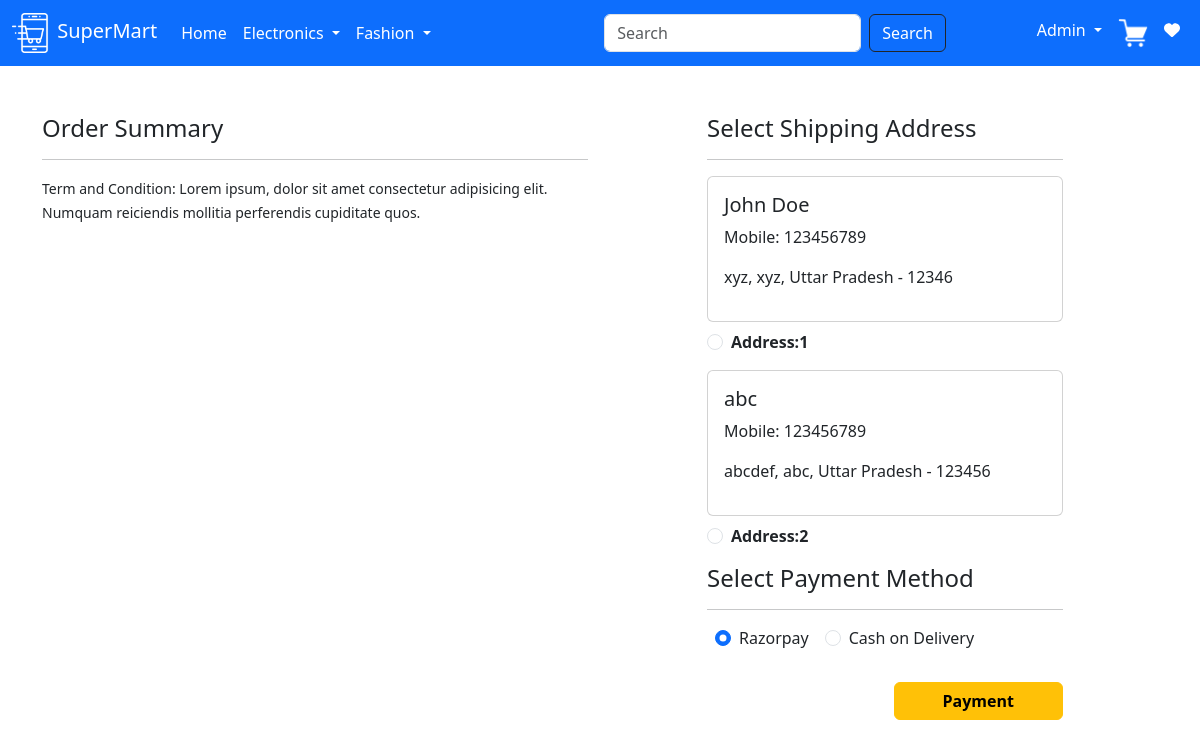
Screenshot of /checkout/ (signed in) with the database file from the repository.
### app/models.py (models this page shows)
class Customer(models.Model):
    user = models.ForeignKey(User,on_delete=models.CASCADE)
    name = models.CharField(max_length=200)
    locality = models.CharField(max_length=200)
    city = models.CharField(max_length=50)
    mobile = models.IntegerField(default=0)
    zipcode = models.IntegerField()
    state = models.CharField(choices=STATE_CHOICES,max_length=50)
    def __str__(self):
        return self.name

### app/views.py (the view, shortened to what this page needs)
# urls.py: path('checkout/',views.checkout.as_view(), name='checkout'),
@method_decorator(login_required, name='dispatch')
class checkout(View):
    def get(self, request):
        totalitem = 0
        wishitem = 0
        buy_now_flag = request.GET.get('buy_now', None)  # Check if 'buy_now' flag is passed in the URL
        print("buy_now_flag: ",buy_now_flag)
        if request.user.is_authenticated:
            totalitem = len(Cart.objects.filter(user=request.user))
            wishitem = len(Wishlist.objects.filter(user=request.user))
        user = request.user
        add = Customer.objects.filter(user=user)  # User address information
        print("Addresses: ", add)
        cart_items = None
        buy_now_item = None
        famount = 0
        if buy_now_flag:  # If 'buy_now' flag is set
            buy_now_item = BuyNow.objects.filter(user=user).first()  # Fetch the Buy Now item
            print("buy_now_item:",buy_now_item)
            if buy_now_item:
                famount = buy_now_item.quantity * buy_now_item.product.discounted_price
                totalamount = famount + 40  # Add shipping cost
        else:
            cart_items = Cart.objects.filter(user=user)  # Fetch cart items if no 'buy_now' flag
            for p in cart_items:
                value = p.quantity * p.product.discounted_price
                famount += value
        totalamount = famount + 40  # Add shipping cost
        razoramount = int(totalamount * 100)
        client = razorpay.Client(auth=(settings.RAZOR_KEY_ID, settings.RAZOR_KEY_SECRET))
        data = {"amount": razoramount, "currency": "INR", "receipt": "order_rcptid_12"}
        payment_response = client.order.create(data=data)
        order_id = payment_response['id']
        order_status = payment_response['status']
        context = {
            'totalitem': totalitem,
            'wishitem': wishitem,
            'buy_now_flag': buy_now_flag,
            'add': add,
            'cart_items': cart_items,
            'buy_now_item': buy_now_item,
            'totalamount': totalamount,
            'razoramount': razoramount,
            'order_id': order_id,
        }
        print("Addresses in context: ", add)
        return render(request, 'app/checkout.html', context)

### app/templates/app/checkout.html (shortened to what this page needs)
{% extends "app/base.html" %}
{% load static %}
{% block main-content %}
  <div class="container">
    <div class="row mt-5">
        <div class="col-sm-6 mb-5">
            <h4>Order Summary</h4>
            <hr>
            <small>Term and Condition: Lorem ipsum, dolor sit amet consectetur adipisicing elit.
               Numquam reiciendis mollitia perferendis cupiditate quos. </small>
        </div>
        <div class="col-sm-4 offset-sm-1 ">
            <h4>Select Shipping Address</h4>
            <hr>
            {% if add %}
              <form action="/paymentdone" method="post" id="myform">
                  {% for ad in add %}
                    <div class="card">
                      <div class="card-body">
                          <h5>{{ad.name}}</h5>
                          <p>Mobile: {{ad.mobile}} </p>
                          <p>{{ad.locality}}, {{ad.city}}, {{ad.state}} - {{ad.zipcode}}</p>
                      </div>
                    </div>
                    <div class="form-check mt-2 mb-3">
                      <input class="form-check-input" type="radio" name="custid" id="custadd{{forloop.counter}}" value="{{ad.id}}">
                      <label class="form-check-label fw-bold" for="custadd{{forloop.counter}}">Address:{{forloop.counter}}</label>
                    </div>
                  {% endfor %}
                  <h4>Select Payment Method</h4>
                  <hr>
                  <div class="d-flex">
                      <div class="form-check mb-3 mx-2 ">
                        <input class="form-check-input" type="radio" name="payment_method" id="razorpay" value="razorpay" checked>
                        <label class="form-check-label" for="razorpay">
                          Razorpay
                        </label>
                      </div>
                      <div class="form-check mb-3 mx-2">
                        <input class="form-check-input" type="radio" name="payment_method" id="cod" value="cod">
                        <label class="form-check-label" for="cod">
                        Cash on Delivery
                        </label>
                      </div>
                  </div>
                  <div class="text-end">
                      <button id="payment-button" type="submit" class="btn btn-warning mt-3 mb-5 px-5 fw-bold">Payment</button>
                  </div>
              </form>
            {% else %}
                <p>No shipping addresses available. Please add an address before proceeding.</p>
            {% endif %}
        </div>
    </div>
  </div>
{% endblock main-content %}

### app/templates/app/base.html (shortened to what this page needs)
<!DOCTYPE html>
{% load static %}
<html lang="en">
<head>
    <link rel="stylesheet" href="https://cdn.jsdelivr.net/npm/bootstrap@5.3.3/dist/css/bootstrap.min.css">
    <link rel="stylesheet" href="{% static 'app/css/all.min.css' %}">
    <link rel="stylesheet" href="{% static 'app/css/owl.carousel.min.css' %}">
    <link rel="stylesheet" href="{% static 'app/css/style.css' %}">
</head>
<body>
    <nav class="navbar navbar-expand-lg bg-primary">
        <div class="container-fluid">
          <a class="navbar-brand  text-white" href="/">
            <img src="{% static 'app/images/banner/logo.png' %}"
            width="40px" alt="logo"> SuperMart</a>
          <div class="collapse navbar-collapse" id="navbarSupportedContent">
            <ul class="navbar-nav me-auto mb-2 mb-lg-0">
              {% if request.user.is_authenticated %}
              <li class="nav-item">
                <a class="nav-link active text-white" aria-current="page" href="/">Home</a>
              </li>
              <li class="nav-item dropdown">
                <a class="nav-link dropdown-toggle text-white" href="#" role="button" data-bs-toggle="dropdown" aria-expanded="false">
                  Electronics
                </a>
              </li>
              <li class="nav-item dropdown">
                <a class="nav-link dropdown-toggle text-white" href="#" role="button" data-bs-toggle="dropdown" aria-expanded="false">
                  Fashion
                </a>
              </li>
            </ul>
            <form class="d-flex ms-auto" role="search" action="/search">
              <input class="form-control me-2" type="search" placeholder="Search"
              name="search" aria-label="Search">
              <button class="btn btn-outline-dark text-white" type="submit">Search</button>
            </form>
            <ul class="navbar-nav ms-auto mb-2 mb-lg-0">
              <li class="nav-item dropdown">
                <a class="nav-link dropdown-toggle text-white" href="#" role="button" data-bs-toggle="dropdown" aria-expanded="false">
                  {{request.user.username|capfirst}}
                </a>
              </li>
              <li class="nav-item">
                <a class="nav-link active text-white" aria-current="page" href="{% url 'showcart' %}">
                <img src="{% static 'app/images/banner/cart.png' %}" width="30px" alt="cart"></a>
              </li>
              <li class="nav-item">
                <a class="nav-link active text-white" aria-current="page" href="{% url 'showwishlist' %}">
                 <i class="fa fa-heart" ></i></a>
              </li>
              {% endif %}
            </ul>
          </div>
        </div>
    </nav>
      {% block main-content %}{% endblock main-content %}
</body>
</html>

### rows the page displays
Customer: name "John Doe", mobile "123456789", locality "xyz", city "xyz", state "Uttar Pradesh", zipcode "12346"
Customer: name "abc", mobile "123456789", locality "abcdef", city "abc", state "Uttar Pradesh", zipcode "123456"

### other values shown
{{ request.user.username|capfirst }} "Admin"
